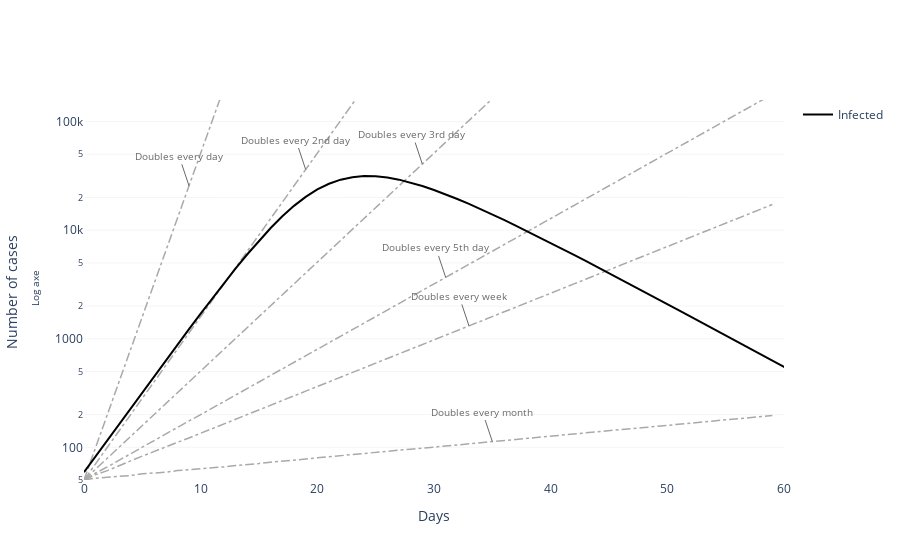

The cell this chart's notebook holds for it:
### Code cell
# Check the gowth ratio over time
I_cum = np.cumsum(I)
dplot.growing_ratio_countries(I,'Infected', pop_th=50,num_days=60, df_source='raw_data')
